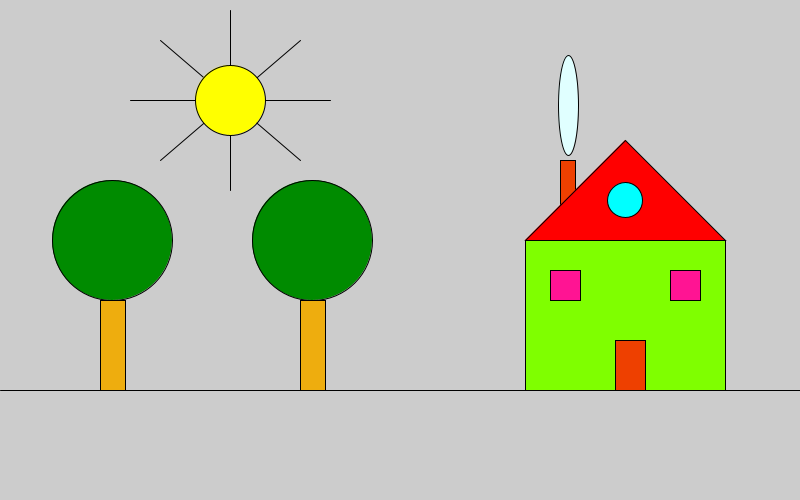
Frame 1 (no input)
Frame 60 (the mouse pressed at the canvas centre just before this capture): identical to frame 1, image omitted
Frame 120 (the mouse held since frame 60 and released just before this capture): identical to frame 1, image omitted

The Processing sketch that drew this single still picture (run headless with seeded random() and noise(); from frame 60 on, the mouse is pressed at the canvas centre):

// Processing sketch: Kozi_2_Informatik_Robert_Vetter_5
// ── Kozi_2_Informatik_Robert_Vetter_5.pde
// Robert Vetter
void setup() {
size (800, 500);
fill(127, 255, 0);
rect (525, 240, 200, 150); //Haus
fill (224, 255, 255);
ellipse (568, 105, 20, 100); //Rauch
fill (238, 64, 0);
rect (560, 160, 15, 50); //Schornstein
fill (255, 0, 0);
triangle (525, 240, 725, 240, 625, 140); // Dach
fill (0, 255, 255);
ellipse (625, 200, 35, 35); //Bullauge Dach 
fill (238, 64, 0);
rect (615, 340, 30, 50); //Tür
fill (255, 20, 147);
rect (670, 270, 30, 30); //Fenster rechts
fill (255,20, 147);
rect (550, 270, 30, 30); //Fenster links
fill (238,173,14);
rect (300, 300, 25, 90); //Baumstamm
fill (238,173,14);
rect (100, 300, 25, 90); //Baumstamm
fill (0,139, 0);
ellipse (112, 240, 120, 120); //Baumkrone
fill (0, 139, 0);
ellipse (312, 240, 120, 120); //Baumkrone
fill(255, 255, 0);
line (230, 100, 300, 160); //Sonnenstrahl re un
line (230, 100, 230, 190);//Sonnenstrahl un
line (230, 100, 330, 100);//Sonnenstrahl re
line (230, 100, 160, 160); //Sonnenstrahl li un
line (230, 100, 130, 100);//Sonnenstrahl li
line (230, 100, 300, 40); //Sonnenstrahl re ob
line (230, 100, 230, 10);//Sonnenstrahl ob
line (230, 100, 160, 40); //Sonnenstrahl li ob*/
fill (255, 255, 0);
ellipse (230, 100, 70, 70); //Sonne
line (0, 390, 800, 390); //Erdboden
}

void keyPressed(){
fill(mouseX, 213, mouseY);
ellipse (568, 105, 20, 100); //Rauch
fill (mouseX, 102, 255, mouseX);
rect (300, 300, 25, 90); //Baumstamm
fill (mouseY, 205, 102, mouseX);
rect (100, 300, 25, 90); //Baumstamm
fill (mouseX, 139, mouseY);
ellipse (112, 240, 120, 120); //Baumkrone
fill (mouseY, 255, 255, mouseX);
ellipse (230, 100, 70, 70); //Sonne
}

void mousePressed(){
fill (mouseY, 8, 255, mouseX);
rect (525, 240, 200, 150); //Haus
fill (mouseY, 189,2 , mouseX);
triangle (525, 240, 725, 240, 625, 140); // Dach
fill(mouseX, 27, mouseY);
rect (560, 160, 15, 50); //Schornstein
fill(mouseY, 67, 67, mouseX);
ellipse (625, 200, 35, 35); //Bullauge Dach 
fill (mouseX, 238, 64, mouseY);
rect (615, 340, 30, 50); //Tür
fill (mouseX, 20, 147, mouseY);
rect (670, 270, 30, 30); //Fenster rechts
fill (mouseY,020, 147, mouseX);
rect (550, 270, 30, 30); //Fenster links
fill (mouseX, 139, 50, mouseX);
ellipse (312, 240, 120, 120); //Baumkrone
}


void draw(){
}
